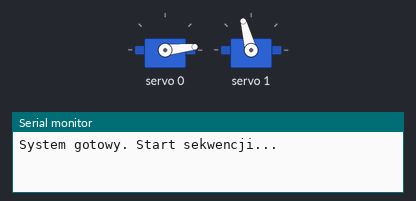
Recording of a sketch running on a simulated Arduino Uno, built with avr-gcc and run on an emulated ATmega328P. Parts: 2 × servo, the last lines printed to the serial monitor.

Above: at 0.1 s.
At 13.1 s:
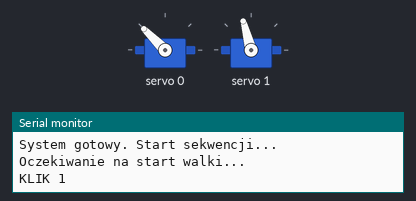
Timing chart, 0 to 34.1 s (numbered marks = the images above):
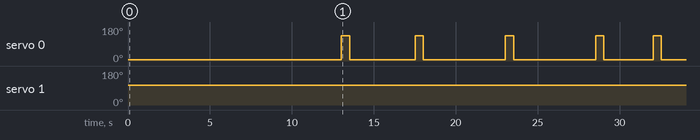

Measured:
- by itself, servo 0: 6° → 135° at 13.0 s, → 6° 0.50 s later, → 135° 4.0 s later, → 6° 0.50 s later, … (10 changes in this stretch)

The sketch:

serwadzialajacalasekwencja.ino
```cpp
#include <Wire.h>
#include <Adafruit_PWMServoDriver.h>

Adafruit_PWMServoDriver pwm = Adafruit_PWMServoDriver();


#define S0_GORA 150
#define S0_DOL  475

#define S1_GORA 400
#define S1_DOL  150


void czekajZPodtrzymaniem(int sekundy) {
  for (int i = 0; i < sekundy; i++) {

    pwm.setPWM(0, 0, S0_GORA);
    pwm.setPWM(1, 0, S1_GORA);
    delay(1000);
  }
}

void setup() {
  Serial.begin(115200);
  pwm.begin();
  pwm.setPWMFreq(60);


  pwm.setPWM(0, 0, S0_GORA);
  pwm.setPWM(1, 0, S1_GORA);

  Serial.println("System gotowy. Start sekwencji...");
  delay(2000);
}

void loop() {
  Serial.println("Oczekiwanie na start walki...");
  czekajZPodtrzymaniem(11);


  Serial.println("KLIK 1");
  pwm.setPWM(0, 0, S0_DOL);
  delay(500);
  pwm.setPWM(0, 0, S0_GORA);
  czekajZPodtrzymaniem(4);

  Serial.println("KLIK 2");
  pwm.setPWM(0, 0, S0_DOL);
  delay(500);
  pwm.setPWM(0, 0, S0_GORA);
  czekajZPodtrzymaniem(5);

  Serial.println("KLIK 3");
  pwm.setPWM(0, 0, S0_DOL);
  delay(500);
  pwm.setPWM(0, 0, S0_GORA);
  czekajZPodtrzymaniem(5);

  Serial.println("KLIK 4");
  pwm.setPWM(0, 0, S0_DOL);
  delay(500);
  pwm.setPWM(0, 0, S0_GORA);
  czekajZPodtrzymaniem(3);

  Serial.println("KLIK 5");
  pwm.setPWM(0, 0, S0_DOL);
  delay(500);
  pwm.setPWM(0, 0, S0_GORA);

  Serial.println("Koniec sekwencji - Czas na pomiar Shiny");
  czekajZPodtrzymaniem(15);


  Serial.println("KLIK RESET!");
  pwm.setPWM(1, 0, S1_DOL);
  delay(500);

  Serial.println("POWRÓT RESET");
  pwm.setPWM(1, 0, S1_GORA);


  czekajZPodtrzymaniem(15);
}
```
